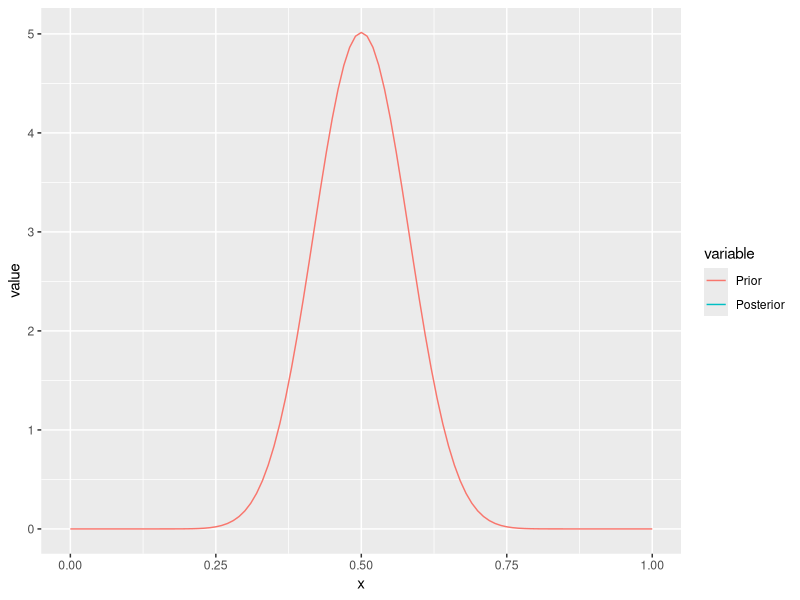
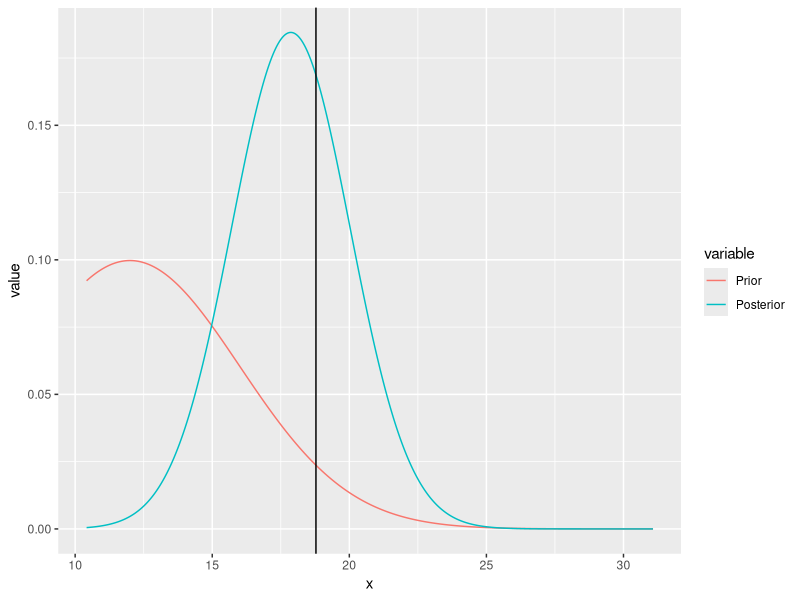

These figures' R source, in order:
#Inference for Binomial with Beta Prior
BBB<-function(n,p,alpha,beta)
{
  require(ggplot2)
  require(reshape2)
  xx<-rbinom(1,n,p)
  p_hat<-xx/n
  print("Observed Proportion, Posterior Mean")
  p_hat_Post<-(alpha+xx)/(n+alpha+beta)
  print(c(p_hat,p_hat_Post))
  x  <- seq(0, 1, 0.01)
  Prior <- dbeta(x,alpha,beta)
  Posterior <- dbeta(x,alpha+xx,n+beta-xx)

  df <- data.frame(x, Prior, Posterior)
  
  # melt the data to a long format
  df2 <- reshape2::melt(data = df, id.vars = "x")
  
  # plot, using the aesthetics argument 'colour'
  ggplot(data = df2, aes(x = x, y = value, colour = variable)) + geom_line() + geom_vline(xintercept=p_hat)

 
}

n<-100
p<-3
alpha<-20
beta<-20

BBB(n,p,alpha,beta)

#Inference for Normal with Normal Prior
BNN<-function(n,mu,sigma,theta,tau)
{
  require(ggplot2)
  require(reshape2)
  xx<-rnorm(n,mu,sigma)
  xbar<-mean(xx)
  theta_post<-(theta*sigma^2+n*xbar*tau^2)/(sigma^2+n*tau^2)
  tau_post<-(sigma^2*tau^2)/(sigma^2+n*tau^2)
  print("Observed Mean, Posterior Mean")
  xbar_Post<-theta_post
  print(c(xbar,xbar_Post))
  a<-min(xx)-1
  b<-max(xx)+1
  x  <- seq(a, b, 0.01)
  Prior <- dnorm(x,theta,tau)
  Posterior <- dnorm(x,theta_post,tau_post)

  df <- data.frame(x, Prior, Posterior)
  
  # melt the data to a long format
  df2 <- reshape2::melt(data = df, id.vars = "x")
  
  # plot, using the aesthetics argument 'colour'
  ggplot(data = df2, aes(x = x, y = value, colour = variable)) + geom_line() + geom_vline(xintercept=xbar)
  
  
}

BNN(10,20,5,12,4)
